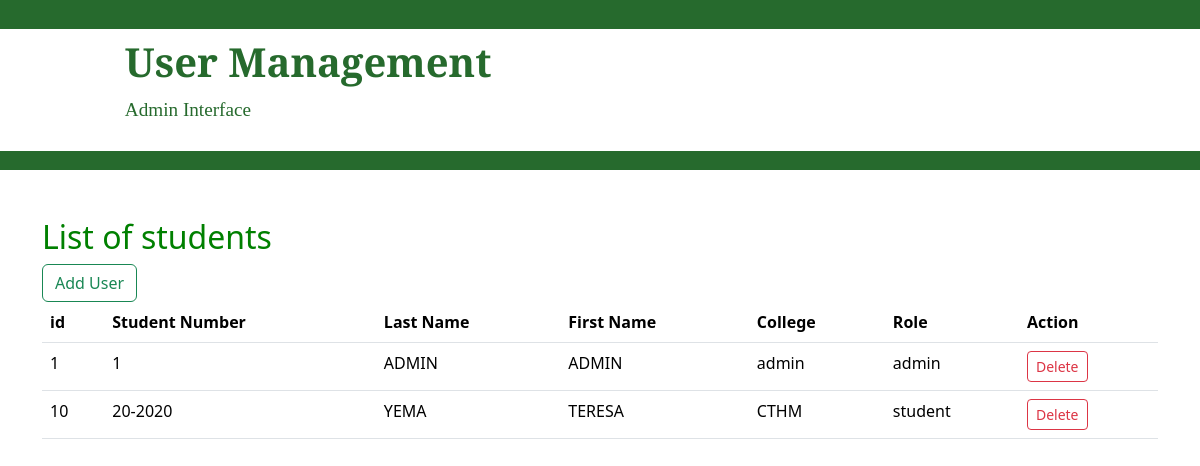
The page /admin_user_management.php on the database its author committed.
### tables this page shows
CREATE TABLE `student_user` (
  `id` int(11) NOT NULL,
  `studentnumber` varchar(255) NOT NULL,
  `lastname` varchar(30) NOT NULL,
  `first_name` varchar(30) NOT NULL,
  `college` varchar(30) NOT NULL,
  `pwd` varchar(255) NOT NULL,
  `created_at` datetime NOT NULL DEFAULT curtime(),
  `role` varchar(255) NOT NULL DEFAULT 'student'
);

### includes/admin_user_management_model.inc.php (the view, shortened to what this page needs)
<?php
function get_students(object $pdo)
{
    try {
        $query = "SELECT * FROM student_user";
        $stmt = $pdo->prepare($query);
        $stmt->execute();
        $users = $stmt->fetchAll(PDO::FETCH_ASSOC);
        foreach ($users as $user){
            echo "<tr>";
            echo "<td>{$user['id']}</td>";
            echo "<td>{$user['studentnumber']}</td>";
            echo "<td>{$user['lastname']}</td>";
            echo "<td>{$user['first_name']}</td>";
            echo "<td>{$user['college']}</td>";
            echo "<td>{$user['role']}</td>";
            echo "<td>";
            echo "<a href='userManagement/delete_user.php?id={$user['id']}' class='btn btn-sm btn-outline-danger' onclick='return confirm(\"Are you sure you want to delete this user?\");'>Delete</a>";
            echo "</td>";
            echo "</tr>";
        }
    } catch (PDOException $e) {
        echo "Error: " . $e->getMessage();
    }
}

### css/library.css (style rules this page uses)
* { box-sizing: border-box; padding: 0; margin: 0; }
:root { --primary-color: #ffffff; --accent-color: #266a2d; --font-main: 'Poppins', sans-serif; --font-sec: 'Hedvig Letters Serif', serif; }
body { display: flex; align-items: center; flex-direction: column; }

### rows shown on the page
student_user: id "1", studentnumber "1", lastname "ADMIN", first_name "ADMIN", college "admin", role "admin"
student_user: id "10", studentnumber "20-2020", lastname "YEMA", first_name "TERESA", college "CTHM", role "student"
